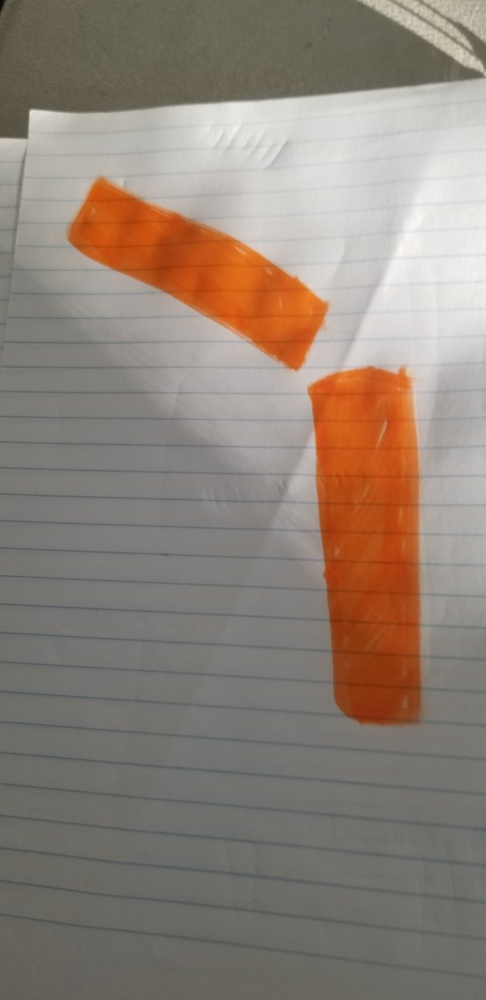
#> input picture pathdraw.png.jpg, 486 x 1000 px, shrunk from 1960 x 4032 before the run
$ python gatecoordinateimg.py --image pathdraw.png.jpg   (Python 2 division)   (older library calls are emulated)
#> lines starting #> are read from the running program, lines starting #| are printed output that depends on the picture; after the words box and inside, x2 and y2 are one past the last pixel; in counts of white or black regions, pixels touching at a corner belong together
import cv2
import numpy as np
import argparse

#construct the argument parse and parse the arugments
ap = argparse.ArgumentParser()
ap.add_argument("-i", "--image", help = "path to the image")
args = vars(ap.parse_args())

# load the image
image = cv2.imread(args["image"])
#> image is the input picture: shape (1000, 486, 3); mean B, G, R 119.6, 130.3, 143.1

# [10 lines of commented-out code are left out]
boundaries = [
	([40, 39, 59], [150, 149, 180])
]

# loop over the boundaries
for (lower, upper) in boundaries:
	# create NumPy arrays from the boundaries
	lower = np.array(lower, dtype = "uint8")
	upper = np.array(upper, dtype = "uint8")

	# find the colors within the specified boundaries and apply
	# the mask
	mask = cv2.inRange(image, lower, upper)
	output = cv2.bitwise_and(image, image, mask = mask)
#> this loop made 1 pass
#> pass 1, `mask = cv2.inRange(image, lower, upper)`:
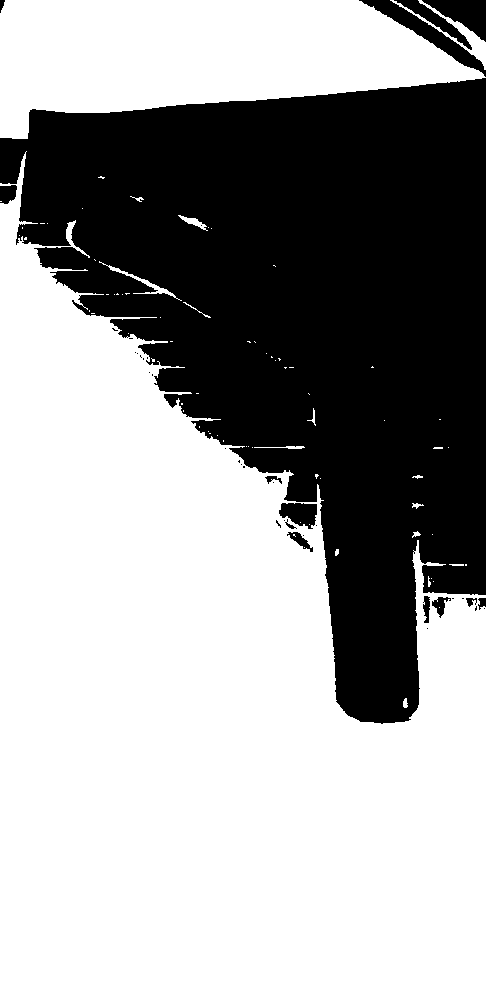
#> mask: shape (1000, 486); 62.6% white; 38 black regions (24 under 20 px), largest, box (x1, y1, x2, y2) and area: (0, 78, 486, 724) 176308, (359, 0, 486, 77) 1804, (422, 0, 486, 42) 1325
#> pass 1, `output = cv2.bitwise_and(image, image, mask = mask)`:
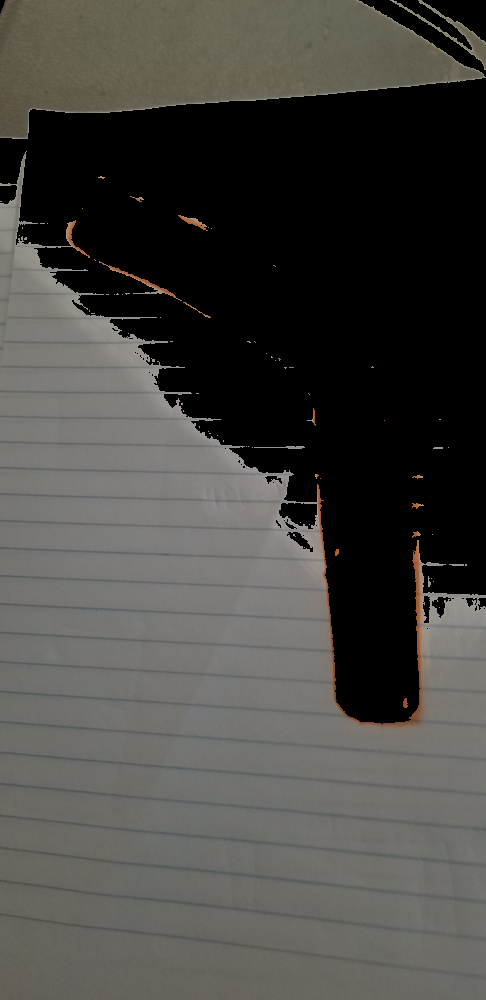
#> output: shape (1000, 486, 3); mean B, G, R 66.6, 70.2, 71.2
#> (the run stopped early here; a loop or call above may not have finished)
